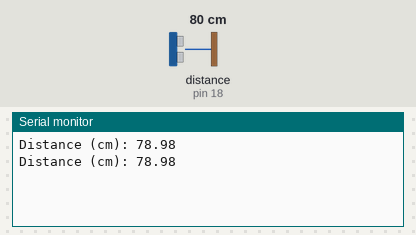
A sketch run on a simulated Arduino Uno, built with avr-gcc and run on an emulated ATmega328P. Parts: the last lines printed to the serial monitor. Wiring (inferred from the names in the program): ultrasonic range finder: trigger pin 5; echo pin 18. The test bench sets the inputs (shaded band); at power-on: distance to the obstacle (sensor on pin 18) 80 cm. The echo pulse lasts 58.3 µs per cm.

Above: at 1.8 s.
1.9 s: distance to the obstacle (sensor on pin 18) set to 2 cm
At 2.8 s:
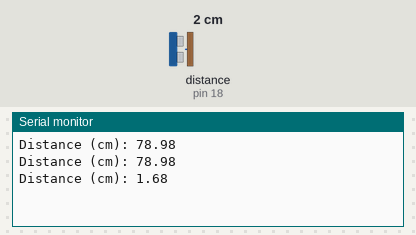
3.4 s: distance to the obstacle (sensor on pin 18) set to 4 cm
At 4.7 s:
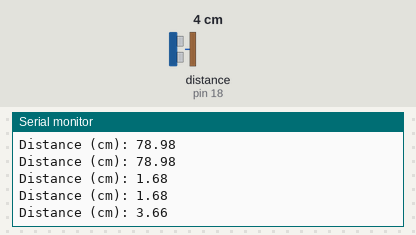
Timing chart, 0 to 6.4 s (numbered marks = the images above; inputs shaded):
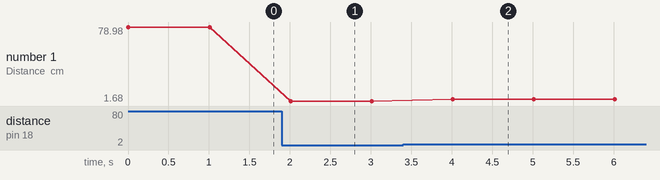

The sketch:

ultraSonic.ino
```cpp
const int trigPin = 5;
const int echoPin = 18;
// Define sound speed in cm/uS
const float SOUND_SPEED = 0.034;

long duration;
float distanceCm;

void setup() {
    Serial.begin(9600); // Start serial communication
    pinMode(trigPin, OUTPUT); // Set trigPin as an output
    pinMode(echoPin, INPUT); // Set echoPin as an input
}

void loop() {
    // Clear trigPin
    digitalWrite(trigPin, LOW);
    delayMicroseconds(2);

    // Set trigPin to HIGH state for 10 microseconds
    digitalWrite(trigPin, HIGH);
    delayMicroseconds(10);
    digitalWrite(trigPin, LOW);

    // Read echoPin, return sound wave travel time in microseconds
    duration = pulseIn(echoPin, HIGH);

    // Calculate distance
    distanceCm = (duration * SOUND_SPEED) / 2;

    // Print distance to Serial Monitor
    Serial.print("Distance (cm): ");
    Serial.println(distanceCm);

    delay(1000); // Wait for a second
}
```

Measured:
- after the input at 1.9 s, the serial monitor: prints a new line after 0.11 s (image 1)
- after the input at 3.4 s, the serial monitor: prints a new line after 0.61 s (image 2)
- plotted number 1: 78.98 → 1.68 after the input at 1.9 s, 1.68 → 3.66 after the input at 3.4 s
